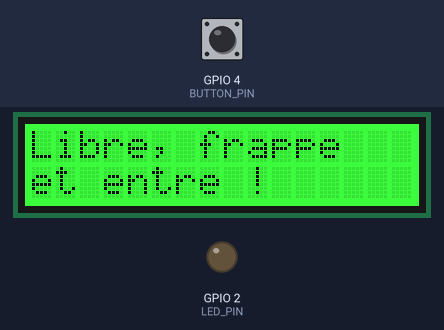
A program run on a simulated ESP32. On the bench: 16×2 character LCD, output pins drawn as LEDs (lit = HIGH). The inputs (shaded band) are chosen by the test bench; at power-on: GPIO 4 (BUTTON_PIN) HIGH.

Above: at 1.2 s.
1.3 s: GPIO 4 (BUTTON_PIN) pulled LOW for 0.15 s
At 2.5 s:
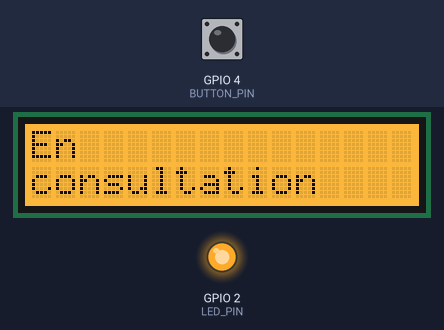
2.9 s: GPIO 4 (BUTTON_PIN) pulled LOW for 1 s
At 4.2 s:
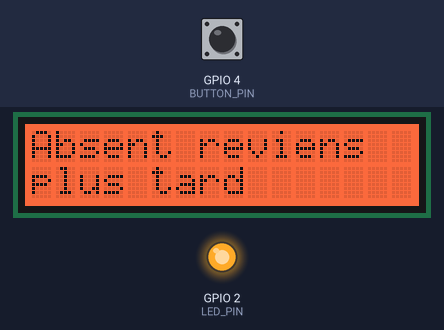
5.4 s: GPIO 4 (BUTTON_PIN) pulled LOW for 0.15 s
At 6.1 s:
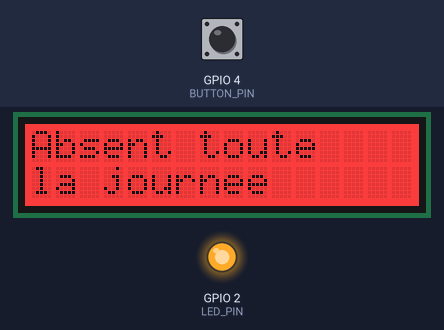
7.0 s: GPIO 4 (BUTTON_PIN) pulled LOW for 3.2 s
At 7.4 s:
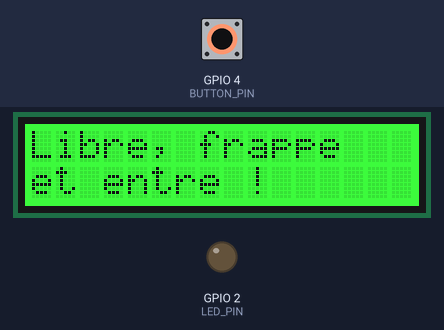
Timing chart, 0 to 10.0 s (numbered marks = the images above; inputs shaded):
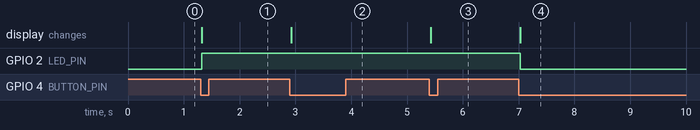

The program:

main.cpp
```cpp
#include <Arduino.h>
#include <Wire.h>
#include <rgb_lcd.h>

#define LED_PIN    2   // LED (souvent la LED intégrée sur les devkits ESP32-WROOM-32)
#define BUTTON_PIN 4   // Bouton (câblé entre la broche et GND)

rgb_lcd lcd;

struct Status {
  const char* line0;
  const char* line1;
  uint8_t r, g, b;
};

// Accents évités volontairement ("journee" sans é) : les caractères
// accentués UTF-8 ne s'affichent pas correctement sur ce type d'écran LCD.
const Status STATUSES[] = {
  { "Libre, frappe",  "et entre !",   0,   255, 0   }, // vert : disponible
  { "En",             "consultation", 255, 165, 0   }, // orange : occupe
  { "Absent reviens", "plus tard",    255, 60,  0   }, // orange fonce : absence courte
  { "Absent toute",   "la journee",   255, 0,   0   }, // rouge : absence longue
};
const uint8_t STATUS_COUNT = sizeof(STATUSES) / sizeof(STATUSES[0]);

uint8_t statusIndex = 0;
bool lastButtonState = false; // état brut précédent, pour détecter le front de l'appui

void showStatus(uint8_t index) {
  const Status &s = STATUSES[index];
  lcd.clear();
  lcd.setCursor(0, 0);
  lcd.print(s.line0);
  lcd.setCursor(0, 1);
  lcd.print(s.line1);
  lcd.setRGB(s.r, s.g, s.b);
}

void setup() {
  pinMode(LED_PIN, OUTPUT);
  digitalWrite(LED_PIN, LOW); // Assure que la LED est bien éteinte au démarrage
  pinMode(BUTTON_PIN, INPUT_PULLUP); // pull-up interne, donc LOW = bouton appuyé

  Wire.begin(); // SDA = GPIO21, SCL = GPIO22 par défaut sur l'ESP32
  lcd.begin(16, 2);
  showStatus(statusIndex);
}

void loop() {
  bool buttonPressed = (digitalRead(BUTTON_PIN) == LOW);

  // Front montant : le statut avance d'un cran à chaque appui (pas au relâchement)
  if (buttonPressed && !lastButtonState) {
    statusIndex = (statusIndex + 1) % STATUS_COUNT;
    showStatus(statusIndex);
    digitalWrite(LED_PIN, statusIndex == 0 ? LOW : HIGH); // LED allumée = "non libre"
    delay(50); // anti-rebond basique
  }

  lastButtonState = buttonPressed;
}
```

Measured:
- after the input at 1.3 s, GPIO 2 (LED_PIN): LOW → HIGH at once; the display: changes at once (image 1)
- after the input at 2.9 s, the display: changes at once (image 2)
- after the input at 5.4 s, the display: changes at once (image 3)
- after the input at 7.0 s, GPIO 2 (LED_PIN): HIGH → LOW at once; the display: changes at once (image 4)
